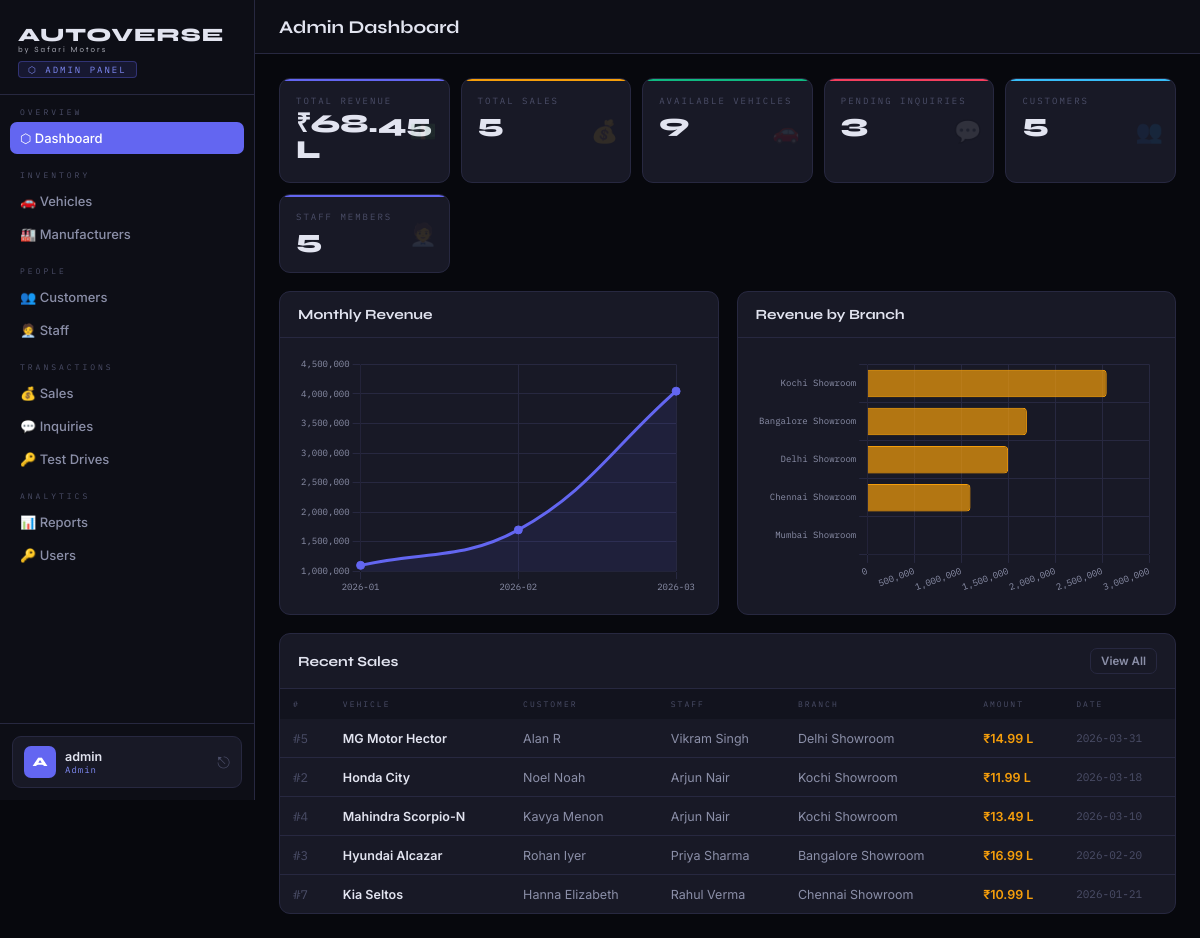
Page /admin (signed in) on the committed database.
### tables this page shows
CREATE TABLE Sales (
            sale_id INTEGER PRIMARY KEY AUTOINCREMENT,
            vehicle_id INTEGER NOT NULL,
            customer_id INTEGER NOT NULL,
            staff_id INTEGER NOT NULL,
            sale_price REAL NOT NULL,
            sale_date TEXT NOT NULL,
            notes TEXT,
            FOREIGN KEY (vehicle_id) REFERENCES Vehicle(vehicle_id) ON DELETE RESTRICT,
            FOREIGN KEY (customer_id) REFERENCES Customer(customer_id) ON DELETE RESTRICT,
            FOREIGN KEY (staff_id) REFERENCES Sales_Staff(staff_id) ON DELETE RESTRICT
        );

CREATE TABLE Customer (
            customer_id INTEGER PRIMARY KEY AUTOINCREMENT,
            name TEXT NOT NULL,
            phone TEXT,
            email TEXT,
            address TEXT,
            user_id INTEGER,
            FOREIGN KEY (user_id) REFERENCES Users(user_id) ON DELETE SET NULL
        );

CREATE TABLE Sales_Staff (
            staff_id INTEGER PRIMARY KEY AUTOINCREMENT,
            name TEXT NOT NULL,
            phone TEXT,
            email TEXT,
            branch TEXT,
            salary REAL,
            user_id INTEGER,
            FOREIGN KEY (user_id) REFERENCES Users(user_id) ON DELETE SET NULL
        );

### app.py (the view)
@app.route('/admin')
@login_required
@role_required('admin')
def admin_dashboard():
    db = get_db()
    stats = {
        'vehicles':    db.execute("SELECT COUNT(*) FROM Vehicle").fetchone()[0],
        'available':   db.execute("SELECT COUNT(*) FROM Vehicle WHERE status='available'").fetchone()[0],
        'sold':        db.execute("SELECT COUNT(*) FROM Vehicle WHERE status='sold'").fetchone()[0],
        'customers':   db.execute("SELECT COUNT(*) FROM Customer").fetchone()[0],
        'staff':       db.execute("SELECT COUNT(*) FROM Sales_Staff").fetchone()[0],
        'sales':       db.execute("SELECT COUNT(*) FROM Sales").fetchone()[0],
        'revenue':     db.execute("SELECT COALESCE(SUM(sale_price),0) FROM Sales").fetchone()[0],
        'inquiries':   db.execute("SELECT COUNT(*) FROM Inquiry").fetchone()[0],
        'pending_inq': db.execute("SELECT COUNT(*) FROM Inquiry WHERE status='open'").fetchone()[0],
    }
    recent_sales = db.execute("""
        SELECT s.sale_id, m.name||' '||v.model as vehicle, c.name as customer,
               ss.name as staff, ss.branch, s.sale_price, s.sale_date
        FROM Sales s JOIN Vehicle v ON s.vehicle_id=v.vehicle_id
        JOIN Manufacturer m ON v.manufacturer_id=m.manufacturer_id
        JOIN Customer c ON s.customer_id=c.customer_id
        JOIN Sales_Staff ss ON s.staff_id=ss.staff_id
        ORDER BY s.sale_date DESC LIMIT 6""").fetchall()
    monthly = db.execute("""
        SELECT strftime('%Y-%m', sale_date) as month,
               SUM(sale_price) as revenue, COUNT(*) as count
        FROM Sales GROUP BY month ORDER BY month DESC LIMIT 12""").fetchall()
    branch_revenue = db.execute("""
        SELECT ss.branch, COUNT(s.sale_id) as sales,
               COALESCE(SUM(s.sale_price),0) as revenue
        FROM Sales_Staff ss LEFT JOIN Sales s ON ss.staff_id=s.staff_id
        GROUP BY ss.branch ORDER BY revenue DESC""").fetchall()
    db.close()
    return render_template('admin/dashboard.html', stats=stats, recent_sales=recent_sales,
                           monthly=[dict(r) for r in monthly],
                           branch_revenue=[dict(r) for r in branch_revenue])

### app.py (called while the page is built)
def fmt_inr(amount):
    try:
        amount = float(amount)
        if amount >= 10000000: return f"₹{amount/10000000:.2f} Cr"
        elif amount >= 100000: return f"₹{amount/100000:.2f} L"
        else: return f"₹{int(amount):,}"
    except: return "₹0"

def login_required(f):
    @wraps(f)
    def decorated(*args, **kwargs):
        if 'user_id' not in session:
            flash('Please log in to continue.', 'warning')
            return redirect(url_for('login'))
        return f(*args, **kwargs)
    return decorated

def role_required(*roles):
    def decorator(f):
        @wraps(f)
        def decorated(*args, **kwargs):
            if session.get('role') not in roles:
                flash('Access denied.', 'danger')
                return redirect(url_for('dashboard'))
            return f(*args, **kwargs)
        return decorated
    return decorator

### database.py (called while the page is built)
def get_db():
    conn = sqlite3.connect(DB_PATH)
    conn.row_factory = sqlite3.Row
    conn.execute("PRAGMA foreign_keys = ON")
    return conn

### templates/admin/dashboard.html (shortened to what this page needs)
{% extends 'admin/base.html' %}
{% block page_title %}Admin Dashboard{% endblock %}
{% block content %}
<div class="stats">
  <div class="stat indigo"><div class="stat-lbl">Total Revenue</div><div class="stat-val">{{ fmt_inr(stats.revenue) }}</div><div class="stat-ic">💵</div></div>
  <div class="stat gold"><div class="stat-lbl">Total Sales</div><div class="stat-val">{{ stats.sales }}</div><div class="stat-ic">💰</div></div>
  <div class="stat green"><div class="stat-lbl">Available Vehicles</div><div class="stat-val">{{ stats.available }}</div><div class="stat-ic">🚗</div></div>
  <div class="stat red"><div class="stat-lbl">Pending Inquiries</div><div class="stat-val">{{ stats.pending_inq }}</div><div class="stat-ic">💬</div></div>
  <div class="stat blue"><div class="stat-lbl">Customers</div><div class="stat-val">{{ stats.customers }}</div><div class="stat-ic">👥</div></div>
  <div class="stat indigo"><div class="stat-lbl">Staff Members</div><div class="stat-val">{{ stats.staff }}</div><div class="stat-ic">🧑‍💼</div></div>
</div>
<div class="grid2" style="margin-bottom:18px;">
  <div class="card">
    <div class="card-hdr"><span class="card-title">Monthly Revenue</span></div>
    <div class="card-body"><canvas id="revChart" height="180"></canvas></div>
  </div>
  <div class="card">
    <div class="card-hdr"><span class="card-title">Revenue by Branch</span></div>
    <div class="card-body"><canvas id="branchChart" height="180"></canvas></div>
  </div>
</div>
<div class="card">
  <div class="card-hdr"><span class="card-title">Recent Sales</span><a href="{{ url_for('admin_sales') }}" class="btn btn-ghost btn-sm">View All</a></div>
  <div class="tw">
    <table><thead><tr><th>#</th><th>Vehicle</th><th>Customer</th><th>Staff</th><th>Branch</th><th>Amount</th><th>Date</th></tr></thead>
    <tbody>
    {% for s in recent_sales %}
    <tr><td class="mono text-muted">#{{s.sale_id}}</td><td class="td-main">{{s.vehicle}}</td><td>{{s.customer}}</td><td>{{s.staff}}</td><td>{{s.branch}}</td><td class="text-gold fw6">{{ fmt_inr(s.sale_price) }}</td><td class="mono text-muted" style="font-size:11px;">{{s.sale_date}}</td></tr>
    {% else %}<tr><td colspan="7" style="text-align:center;color:var(--t3);padding:28px;">No sales yet.</td></tr>{% endfor %}
    </tbody></table>
  </div>
</div>
<script>
const md=JSON.parse('{{ monthly|tojson|safe }}');
const bd=JSON.parse('{{ branch_revenue|tojson|safe }}');
const gc='#272840',tc='#8b8fa8',tf={family:'IBM Plex Mono',size:9};
new Chart(document.getElementById('revChart'),{type:'line',data:{labels:md.map(d=>d.month).reverse(),datasets:[{data:md.map(d=>d.revenue||0).reverse(),borderColor:'#6366f1',backgroundColor:'rgba(99,102,241,0.1)',fill:true,tension:0.4,pointBackgroundColor:'#6366f1',pointRadius:4}]},options:{responsive:true,plugins:{legend:{display:false}},scales:{x:{grid:{color:gc},ticks:{color:tc,font:tf}},y:{grid:{color:gc},ticks:{color:tc,font:tf}}}}});
new Chart(document.getElementById('branchChart'),{type:'bar',data:{labels:bd.map(d=>d.branch),datasets:[{data:bd.map(d=>d.revenue||0),backgroundColor:'rgba(245,158,11,0.7)',borderColor:'#f59e0b',borderWidth:1,borderRadius:4}]},options:{indexAxis:'y',responsive:true,plugins:{legend:{display:false}},scales:{x:{grid:{color:gc},ticks:{color:tc,font:tf}},y:{grid:{color:gc},ticks:{color:tc,font:tf}}}}});
</script>
{% endblock %}

### templates/admin/base.html (shortened to what this page needs)
<!DOCTYPE html>
<html lang="en">
<head>
</head>
<body>
<aside class="sidebar">
  <div class="sb-top">
    <div class="brand"><span style="font-size:0.9em;font-weight:800;">AUTOVERSE</span><span style="display:block;font-size:0.38em;letter-spacing:2px;font-weight:400;opacity:0.7;margin-top:-2px;">by Safari Motors</span></div>
    <div class="role-tag">⬡ Admin Panel</div>
  </div>
  <nav class="nav">
    <div class="nav-group">
      <span class="nav-lbl">Overview</span>
      <a href="{{ url_for('admin_dashboard') }}" class="nav-a {% if request.endpoint=='admin_dashboard' %}active{% endif %}">⬡ Dashboard</a>
    </div>
    <div class="nav-group">
      <span class="nav-lbl">Inventory</span>
      <a href="{{ url_for('admin_vehicles') }}" class="nav-a {% if 'vehicle' in request.endpoint and 'admin' in request.endpoint %}active{% endif %}">🚗 Vehicles</a>
      <a href="{{ url_for('admin_manufacturers') }}" class="nav-a {% if 'manufacturer' in request.endpoint %}active{% endif %}">🏭 Manufacturers</a>
    </div>
    <div class="nav-group">
      <span class="nav-lbl">People</span>
      <a href="{{ url_for('admin_customers') }}" class="nav-a {% if 'customer' in request.endpoint and 'admin' in request.endpoint %}active{% endif %}">👥 Customers</a>
      <a href="{{ url_for('admin_staff') }}" class="nav-a {% if 'staff' in request.endpoint and 'admin' in request.endpoint %}active{% endif %}">🧑‍💼 Staff</a>
    </div>
    <div class="nav-group">
      <span class="nav-lbl">Transactions</span>
      <a href="{{ url_for('admin_sales') }}" class="nav-a {% if 'sale' in request.endpoint and 'admin' in request.endpoint %}active{% endif %}">💰 Sales</a>
      <a href="{{ url_for('admin_inquiries') }}" class="nav-a {% if 'inquir' in request.endpoint and 'admin' in request.endpoint %}active{% endif %}">
        💬 Inquiries
      </a>
      <a href="{{ url_for('admin_test_drives') }}" class="nav-a {% if 'test_drive' in request.endpoint and 'admin' in request.endpoint %}active{% endif %}">
        🔑 Test Drives
      </a>
    </div>
    <div class="nav-group">
      <span class="nav-lbl">Analytics</span>
      <a href="{{ url_for('admin_reports') }}" class="nav-a {% if request.endpoint=='admin_reports' %}active{% endif %}">📊 Reports</a>
      <a href="{{ url_for('admin_users') }}" class="nav-a {% if 'user' in request.endpoint and 'admin' in request.endpoint %}active{% endif %}">🔑 Users</a>
    </div>
  </nav>
  <div class="sb-foot">
    <div class="ucard">
      <div class="uav">{{ session.username[0].upper() }}</div>
      <div><div class="uname">{{ session.username }}</div><div class="urole">Admin</div></div>
      <a href="{{ url_for('logout') }}" class="logout" title="Logout">⎋</a>
    </div>
  </div>
</aside>
<div class="main">
  <div class="topbar">
    <div class="tb-title">{% block page_title %}Dashboard{% endblock %}</div>
  </div>
  <div class="content">
    {% block content %}{% endblock %}
  </div>
</div>
</body></html>

### rows in the picture
Sales: sale_id "5", vehicle "MG Motor Hector", customer "Alan R", staff "Vikram Singh", branch "Delhi Showroom", sale_price "₹14.99 L", sale_date "2026-03-31"
Sales: sale_id "2", vehicle "Honda City", customer "Noel Noah", staff "Arjun Nair", branch "Kochi Showroom", sale_price "₹11.99 L", sale_date "2026-03-18"
Sales: sale_id "4", vehicle "Mahindra Scorpio-N", customer "Kavya Menon", staff "Arjun Nair", branch "Kochi Showroom", sale_price "₹13.49 L", sale_date "2026-03-10"
Sales: sale_id "3", vehicle "Hyundai Alcazar", customer "Rohan Iyer", staff "Priya Sharma", branch "Bangalore Showroom", sale_price "₹16.99 L", sale_date "2026-02-20"
Sales: sale_id "7", vehicle "Kia Seltos", customer "Hanna Elizabeth", staff "Rahul Verma", branch "Chennai Showroom", sale_price "₹10.99 L", sale_date "2026-01-21"

### other values in the picture
{{ session.username[0].upper() }} "A"
{{ session.username }} "admin"
{{ fmt_inr(stats.revenue) }} "₹68.45 L"
{{ stats.sales }} "5"
{{ stats.available }} "9"
{{ stats.pending_inq }} "3"
{{ stats.customers }} "5"
{{ stats.staff }} "5"
